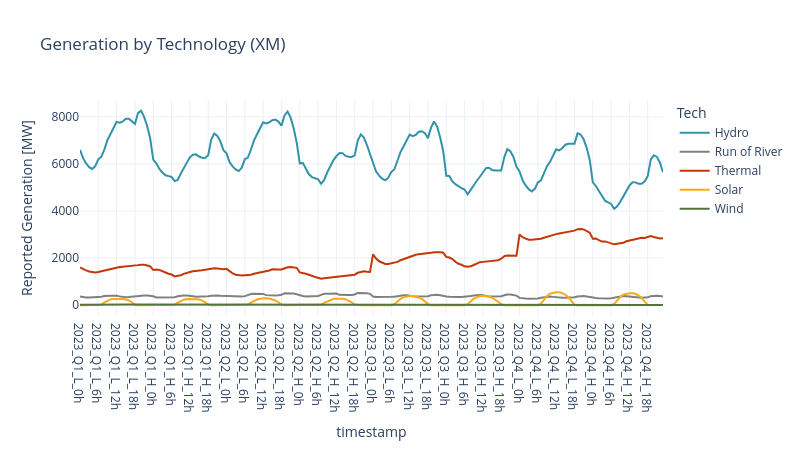

Write notebook code for a chart like this one.
### Markdown cell above
### 3.4.3 Dispatch by Technology XM

### Code cell
gen_res = dispatch_xm.copy()
# Replace prefix 'labor_' by 'L_' and 'holidays_' by 'H_'
gen_res['timestamp'] = gen_res['timestamp'].str.replace('labor_', 'L_')
gen_res['timestamp'] = gen_res['timestamp'].str.replace('holidays_', 'H_')

sw.dispatch.plot_line(gen_res, 'Generation by Technology (XM)', {'DispatchGen_MW': 'Reported Generation [MW]'})

### Figure 1 — Plotly figure (JSON) as saved in the notebook; plotly's stock layout.template omitted (floating-point values rounded to 4 significant figures; data arrays with more than 128 entries replaced by an {"elided": "..."} marker saying what was removed)
{"data": [{"hovertemplate": "Tech=Hydro<br>timestamp=%{x}<br>Reported Generation [MW]=%{y}<extra></extra>", "legendgroup": "Hydro", "line": {"color": "#3292A9", "dash": "solid"}, "marker": {"symbol": "circle"}, "mode": "lines", "name": "Hydro", "orientation": "v", "showlegend": true, "type": "scatter", "x": {"elided": "192 str values"}, "xaxis": "x", "y": {"elided": "192 float values"}, "yaxis": "y"}, {"hovertemplate": "Tech=Run of River<br>timestamp=%{x}<br>Reported Generation [MW]=%{y}<extra></extra>", "legendgroup": "Run of River", "line": {"color": "#808080", "dash": "solid"}, "marker": {"symbol": "circle"}, "mode": "lines", "name": "Run of River", "orientation": "v", "showlegend": true, "type": "scatter", "x": {"elided": "192 str values"}, "xaxis": "x", "y": {"elided": "192 float values"}, "yaxis": "y"}, {"hovertemplate": "Tech=Thermal<br>timestamp=%{x}<br>Reported Generation [MW]=%{y}<extra></extra>", "legendgroup": "Thermal", "line": {"color": "#C53707", "dash": "solid"}, "marker": {"symbol": "circle"}, "mode": "lines", "name": "Thermal", "orientation": "v", "showlegend": true, "type": "scatter", "x": {"elided": "192 str values"}, "xaxis": "x", "y": {"elided": "192 float values"}, "yaxis": "y"}, {"hovertemplate": "Tech=Solar<br>timestamp=%{x}<br>Reported Generation [MW]=%{y}<extra></extra>", "legendgroup": "Solar", "line": {"color": "#F7AB17", "dash": "solid"}, "marker": {"symbol": "circle"}, "mode": "lines", "name": "Solar", "orientation": "v", "showlegend": true, "type": "scatter", "x": {"elided": "161 str values"}, "xaxis": "x", "y": {"elided": "161 float values"}, "yaxis": "y"}, {"hovertemplate": "Tech=Wind<br>timestamp=%{x}<br>Reported Generation [MW]=%{y}<extra></extra>", "legendgroup": "Wind", "line": {"color": "#55733D", "dash": "solid"}, "marker": {"symbol": "circle"}, "mode": "lines", "name": "Wind", "orientation": "v", "showlegend": true, "type": "scatter", "x": {"elided": "192 str values"}, "xaxis": "x", "y": {"elided": "192 float values"}, "yaxis": "y"}], "layout": {"height": 450, "legend": {"title": {"text": "Tech"}, "tracegroupgap": 0}, "title": {"text": "Generation by Technology (XM)"}, "width": 800, "xaxis": {"anchor": "y", "domain": [0, 1], "dtick": 6, "title": {"text": "timestamp"}}, "yaxis": {"anchor": "x", "domain": [0, 1], "title": {"text": "Reported Generation [MW]"}}}}
